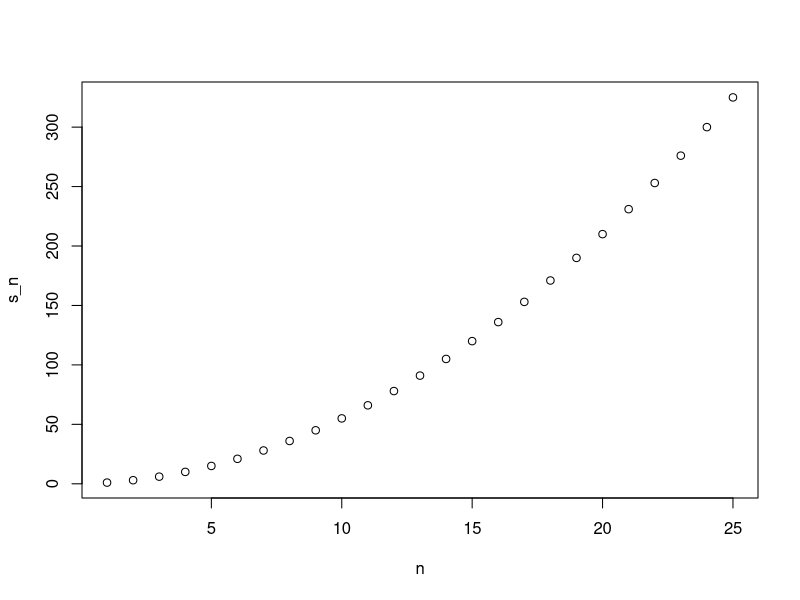
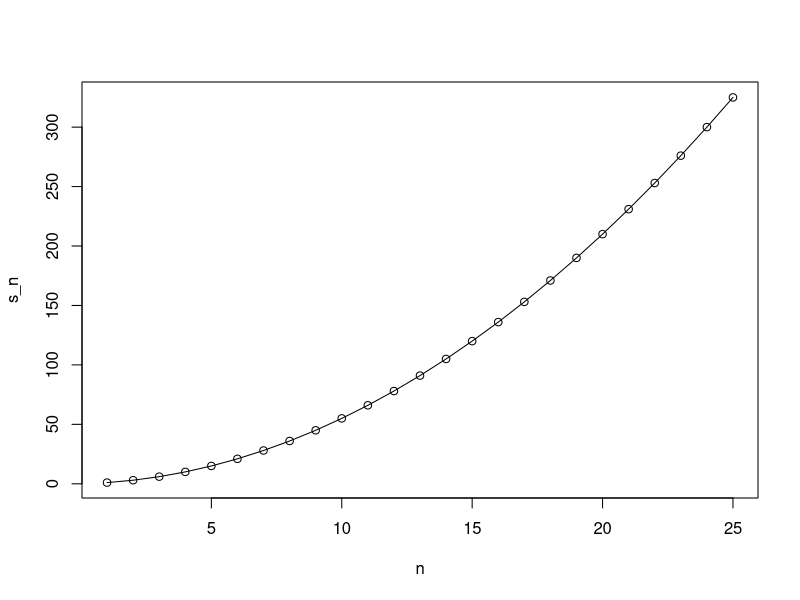
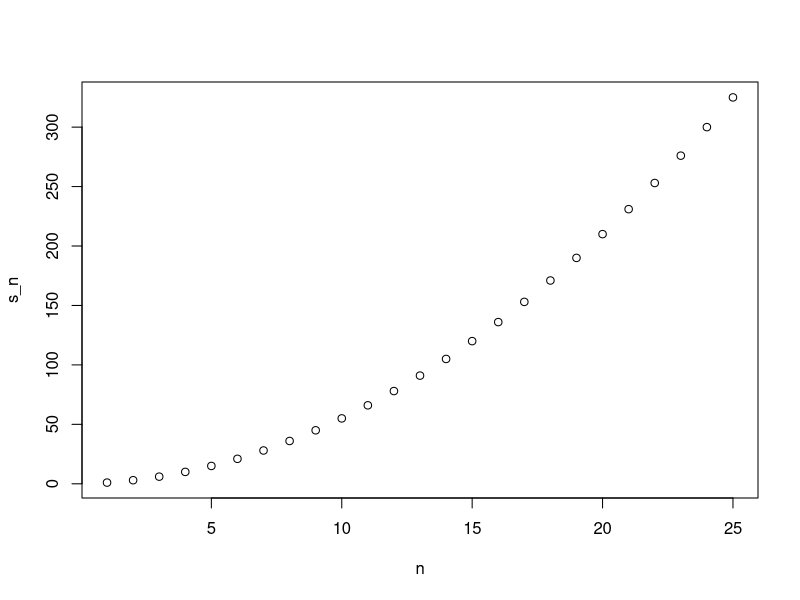
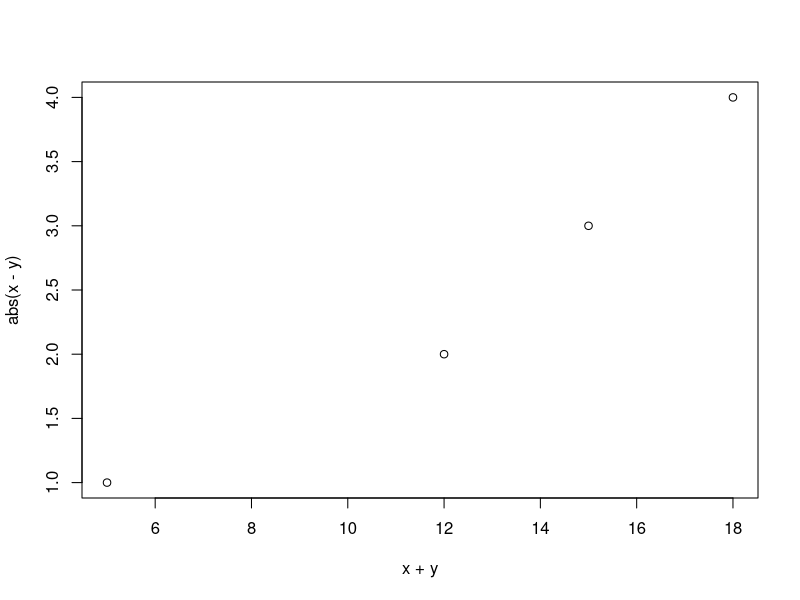
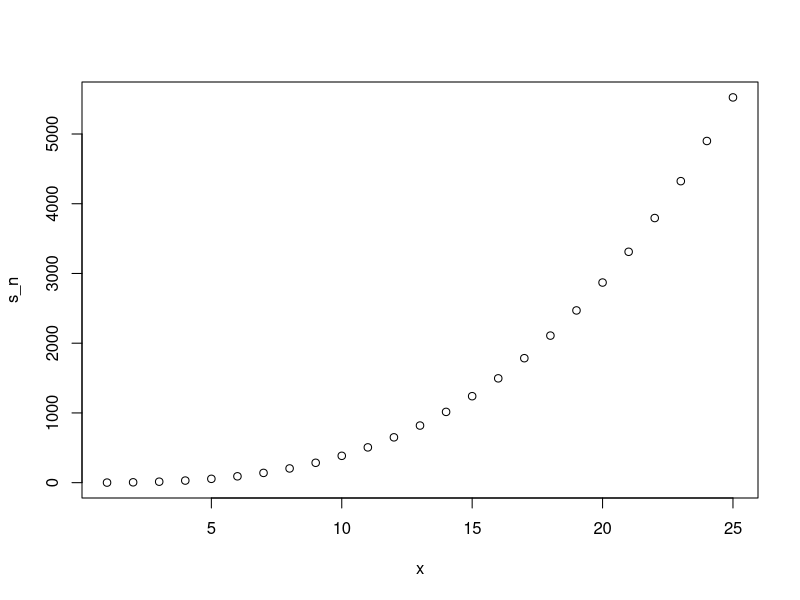

Recreate these plots in R, in order.
## ---- chunk 1
compute_s_n <- function(n){
  x <- 1:n
  sum(x)
}
## ---- chunk 2
for(i in 1:5){
  print(i)
}
## ---- chunk 3
m <- 25
s_n <- vector(length = m) #create an empty vector
for(n in 1:m){
  s_n[n] <- compute_s_n(n)
}
## ---- chunk 4
n <- 1:m
plot(n, s_n)
## ---- chunk 5
head(data.frame(s_n = s_n, formula = n*(n+1)/2))
## ---- chunk 6
plot(n, s_n)
lines(n, n*(n+1)/2)
## ---- chunk 7
x <- 1:10
sqrt(x)
y <- 1:10
x*y
## ---- chunk 8
n <- 1:25
compute_s_n(n)
## ---- chunk 9
x <- 1:10
sapply(x, sqrt)
## ---- chunk 10
n<-1:25
s_n<-sapply(n,compute_s_n)
plot(n,s_n)
## ---- chunk 11
x<-c(1,2,-3,4)

if(all(x>0)){
  print("All positives")
} else{
  print("Not all positives")
}
## ---- chunk 12
library(dslabs)
data(murders)
new_names<-murders$abb[nchar(murders$state)>8]
new_names
## ---- chunk 13
sum_n<-function(n){
  sum(1:n)
}

sum_n(5000)
## ---- chunk 14
altman_plot<-function(x,y){
  plot(x+y,abs(x-y))
}
altman_plot(c(5,2,6,7),c(7,3,9,11))
## ---- chunk 15
x <- 3
my_func <- function(y){
  x <- 5
  y+5
}
x
## ---- chunk 16
s<-vector(length=30)
compute_s_n<-function(n){
  x<-1:n
  sum(x*x)
}
compute_s_n(10)
## ---- chunk 17
s_n<-vector("numeric",25)
for(i in 1:25){
  s_n[i]<-compute_s_n(i)
}
## ---- chunk 18
x<-1:25
sapply(x,compute_s_n)
## ---- chunk 19
library(purrr)
map_dbl(x,compute_s_n)
## ---- chunk 20
plot(x,s_n)
## ---- chunk 21
identical(s_n,x*(x+1)*(2*x+1)/6)
